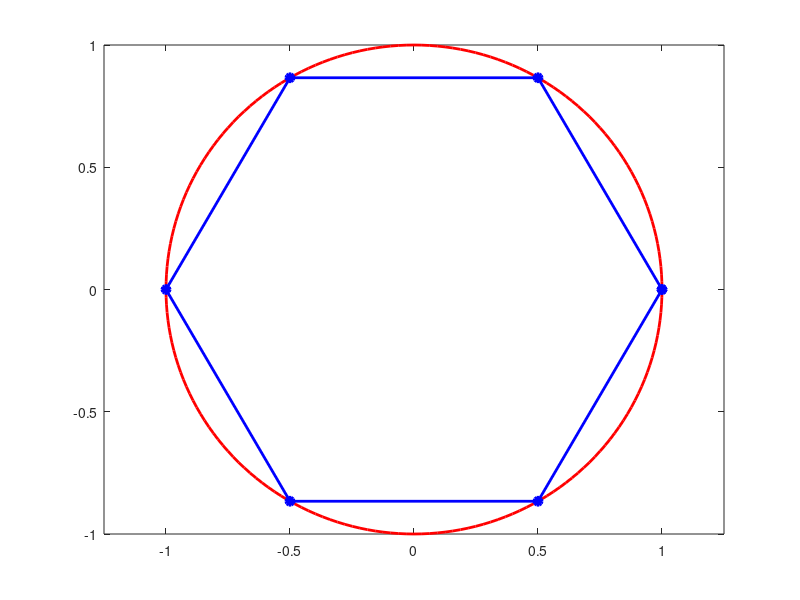

The MATLAB source for this figure:
%
%   Script: Problem1
%
%   This script plots a blue circle of radius 1 with a red
%   regular hexagon inside. This corresponds to Problem 1 of
%   Homework 1
%

% Create the angles for the circle and hexagon using r=1 as in the figure
thetac = linspace(0, 2*pi, 201); 
thetah = linspace(0, 2*pi, 7);

% Calculate the (x,y) pairs for both shapes
r = 1;
xc = r*cos(thetac);
yc = r*sin(thetac);

xh = r*cos(thetah);
yh = r*sin(thetah);

% Create the plot
LW = 2;
plot(xc,yc, 'Color', 'r', 'LineWidth', LW), hold on % circle is red
plot(xh,yh, 'b-o', 'MarkerFaceColor', 'b', 'LineWidth', LW) % hexagon is blue with filled dots

% change axes' limits
axis([-1.25*r,1.25*r,-1*r,1*r])




